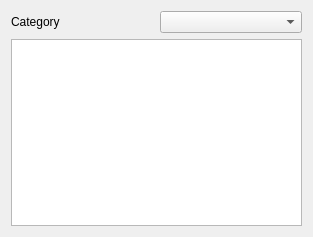
<?xml version="1.0" encoding="UTF-8"?>
<ui version="4.0">
 <class>EmojiFrame</class>
 <widget class="QWidget" name="EmojiFrame">
  <property name="geometry">
   <rect>
    <x>0</x>
    <y>0</y>
    <width>313</width>
    <height>237</height>
   </rect>
  </property>
  <property name="windowTitle">
   <string>Form</string>
  </property>
  <layout class="QHBoxLayout" name="horizontalLayout_2">
   <item>
    <layout class="QVBoxLayout" name="verticalLayout">
     <item>
      <layout class="QHBoxLayout" name="horizontalLayout">
       <item>
        <widget class="QLabel" name="label">
         <property name="text">
          <string>Category</string>
         </property>
        </widget>
       </item>
       <item>
        <widget class="QComboBox" name="comboEmojiCategory"/>
       </item>
      </layout>
     </item>
     <item>
      <widget class="ListWidgetEmoji" name="listWidgetEmoji">
       <property name="toolTip">
        <string>&lt;html&gt;&lt;head/&gt;&lt;body&gt;&lt;p&gt;&lt;br/&gt;&lt;/p&gt;&lt;/body&gt;&lt;/html&gt;</string>
       </property>
      </widget>
     </item>
    </layout>
   </item>
  </layout>
 </widget>
 <customwidgets>
  <customwidget>
   <class>ListWidgetEmoji</class>
   <extends>QListWidget</extends>
   <header>listwidgetemoji.h</header>
  </customwidget>
 </customwidgets>
 <resources/>
 <connections/>
</ui>
